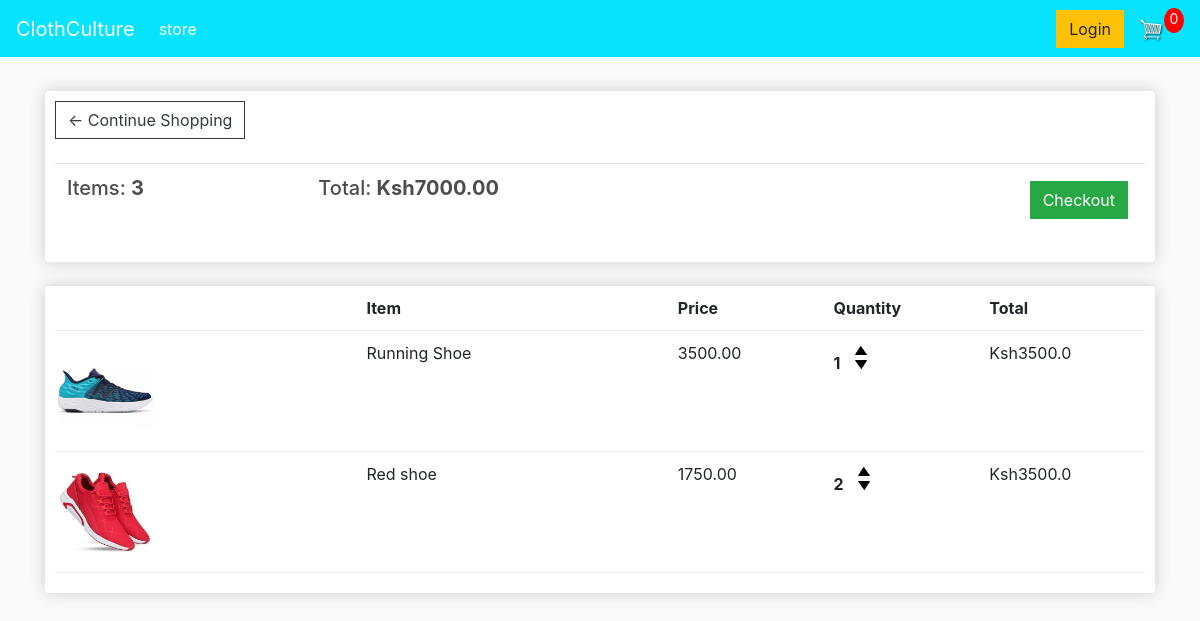
The app's page /cart/ (signed in) with its own data.
### store/models.py (models this page shows, shortened)
class Order(models.Model):
    customer = models.ForeignKey(Customer, on_delete=models.SET_NULL, null=True, blank=True)
    date_ordered = models.DateTimeField(auto_now_add=True)
    complete = models.BooleanField(default=False)
    transaction_id = models.CharField(max_length=100, null=True)
    @property
    def get_cart_total(self):
        orderitems = self.orderitem_set.all()
        total = sum([item.get_total for item in orderitems])
        return total
    @property
    def get_cart_items(self):
        orderitems = self.orderitem_set.all()
        total = sum([item.quantity for item in orderitems])
        return total

class OrderItem(models.Model):
    product = models.ForeignKey(Product, on_delete=models.SET_NULL, blank=True, null=True)
    order = models.ForeignKey(Order, on_delete=models.SET_NULL, null=True)
    quantity = models.IntegerField(default=0, null=True, blank=True)
    data_added = models.DateTimeField(auto_now_add=True)
    @property
    def get_total(self):
        total = self.product.price * self.quantity
        return total

class Product(models.Model):
    name = models.CharField(max_length=200)
    price = models.FloatField()
    digital = models.BooleanField(default=False,null=True, blank=True)
    image = models.ImageField(null=True, blank=True)
    @property
    def imageURL(self):
        try:
            url = self.image.url
        except:
            url = ''
        return url

### store/views.py (the view)
# urls.py: path('cart/', views.cart, name="cart"),
def cart(request):
    if request.user.is_authenticated:
        customer = request.user.customer
        order, created = Order.objects.get_or_create(customer=customer, complete=False)
        items = order.orderitem_set.all()
    else:
        items = []
        order = {'get_cart_total':0, 'get_cart_items':0}
    context = {'items':items, 'order':order}
    return render(request, 'store/cart.html', context)

### store/templates/store/cart.html
{% extends 'store/main.html' %}
{% load static %}
{% block content %}
<div class="row">
     <div class="col-lg-12">
          <div class="box-element">
               <a class="btn btn-outline-dark" href="{% url 'store' %}">&#x2190; Continue Shopping</a>
               <br>
               <br>
               <table class='table'>
                    <tr>
                         <th><h5>Items: <strong>{{order.get_cart_items}}</strong><h5></th>
                         <th><h5>Total: <strong>Ksh{{order.get_cart_total|floatformat:2}}</strong><h5></th>
                         <th>
                              <a style="float:right; margin:5px" class="btn btn-success" href="{% url 'checkout' %}">Checkout </a>
                         </th>
                    </tr>
               </table>
          </div>
          <br>
          <div class="box-element">
				<div class="cart-row">
					<div style="flex:2"></div>
					<div style="flex:2"><strong>Item</strong></div>
					<div style="flex:1"><strong>Price</strong></div>
					<div style="flex:1"><strong>Quantity</strong></div>
					<div style="flex:1"><strong>Total</strong></div>
				</div>
                    {% for item in items %}
          		<div class="cart-row">
					<div style="flex:2"><img class="row-image" src="{{item.product.imageURL}}"></div>
					<div style="flex:2"><p>{{item.product.name}}</p></div>
					<div style="flex:1"><p>{{item.product.price|floatformat:2 }}</p></div>
					<div style="flex:1">
						<p class="quantity">{{item.quantity}}</p>
                                   <div class="quantity">
                                        <img class="chg-quantity" src="{% static  'images/arrow-up.png' %}">
                                        <img class="chg-quantity" src="{% static  'images/arrow-down.png' %}">
                                   </div>
					</div>
					<div style="flex:1"><p>Ksh{{item.get_total}}</p></div>
				</div>
                    {% endfor %}
          </div>
     </div>
</div>
{% endblock content %}

### static/css/main.css (style rules this page uses)
body { background-color: hsl(0, 0%, 98%); }
h1,h2,h3,h4,h5,h6 { color:hsl(0, 0%, 30%); }
.box-element { box-shadow:hsl(0, 0%, 80%) 0 0 16px; background-color: #fff; border-radius: 4px; padding: 10px; }
.col-lg-4, .col-lg-6, .col-lg-8, .col-lg-12 { margin-top: 10px; }
.btn { border-radius: 0; }
.row-image { width: 100px; }
.cart-row { display: flex; align-items: flex-stretch; padding-bottom: 10px; margin-bottom: 10px; border-bottom: 1px solid #ececec; }
.quantity { display: inline-block; font-weight: 700; padding-right:10px; }
.chg-quantity { width: 12px; cursor: pointer; display: block; margin-top: 5px; transition:.1s; }

### records on screen
Order: get_cart_items "3", get_cart_total "7000.00"
OrderItem: product.imageURL (picture), product.name "Running Shoe", product.price "3500.00", quantity "1", get_total "3500.0"
OrderItem: product.imageURL (picture), product.name "Red shoe", product.price "1750.00", quantity "2", get_total "3500.0"
